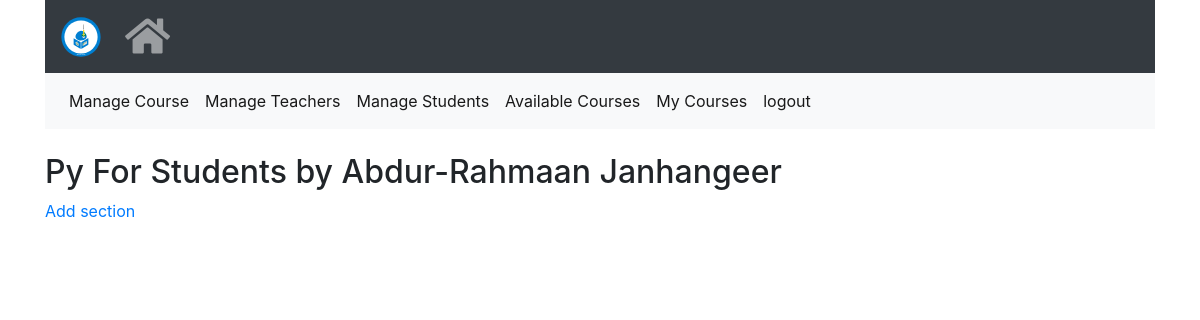
The page /course/view/1 (signed in) on the database as committed earlier.
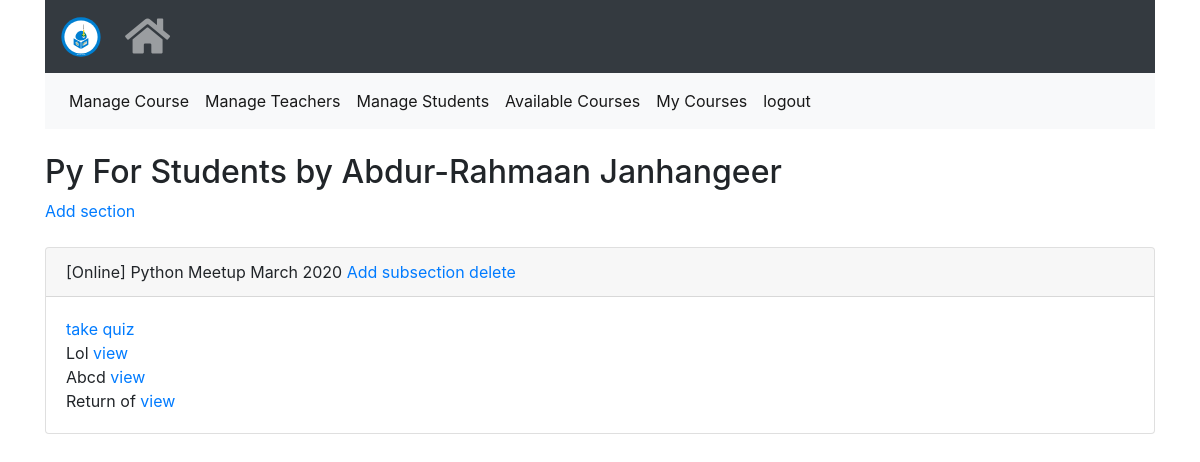
The same page on the database as committed later.
### modules/course/models.py (models this page shows, shortened)
class Course(db.Model):
    __tablename__ = 'courses'
    id = db.Column(db.Integer, primary_key=True)
    name = db.Column(db.String(100))
    created_date = db.Column(db.DateTime, default=datetime.now())
    teacher_id = db.Column(db.Integer, db.ForeignKey('users.id'),
        nullable=False)
    sections = db.relationship('Section', backref='course', lazy=True,
        cascade="all, delete, delete-orphan")
    def delete(self):
        db.session.delete(self)
        db.session.commit()

class Section(db.Model):
    __tablename__ = 'sections'
    id = db.Column(db.Integer, primary_key=True)
    name = db.Column(db.String(100))
    created_date = db.Column(db.DateTime, default=datetime.now())
    course_id = db.Column(db.Integer, db.ForeignKey('courses.id'),
        nullable=False)
    quizzes = db.relationship('Quiz', backref='section', lazy=True,
        cascade="all, delete, delete-orphan")
    sub_sections = db.relationship('SubSection', backref='section', lazy=True,
        cascade="all, delete, delete-orphan")
    def delete(self):
        db.session.delete(self)
        db.session.commit()

class SubSection(db.Model):
    __tablename__ = 'sub_sections'
    id = db.Column(db.Integer, primary_key=True)
    name = db.Column(db.String(100))
    created_date = db.Column(db.DateTime, default=datetime.now())
    section_id = db.Column(db.Integer, db.ForeignKey('sections.id'),
        nullable=False)
    resources = db.relationship('Resource', backref='sub_section', lazy=True,
        cascade="all, delete, delete-orphan")
    def delete(self):
        db.session.delete(self)
        db.session.commit()

### modules/auth/models.py (models this page shows, shortened)
class User(UserMixin, db.Model):
    __tablename__ = 'users'
    id = db.Column(db.Integer, primary_key=True)
    email = db.Column(db.String(100))
    password = db.Column(db.String(128))
    name = db.Column(db.String(120))
    role = db.Column(db.String(120))
    courses = db.relationship("Course",
        secondary=course_subs,
        cascade = "all, delete")# !subs- teacher, students
    def delete(self):
        db.session.delete(self)
        db.session.commit()

### modules/course/view.py (the view)
@course_blueprint.route("/view/<course_id>", methods=['GET', 'POST'])
@login_required
def view(course_id):
    context = base_context()
    course = Course.query.get(course_id)
    context['course'] = course
    context['author'] = User.query.get(course.teacher_id)
    return render_template('course/view_course.html', **context)

### app.py (called while the page is built)
def create_app(config_name):
    app = Flask(__name__)
    configuration = app_config[config_name]
    app.config.from_object(configuration)
    db.init_app(app)
    ma.init_app(app)
    csrf = CSRFProtect(app)
    configure_uploads(app, photos)
    login_manager.init_app(app)
    login_manager.login_view = configuration.LOGIN_VIEW
    login_manager.login_message = configuration.LOGIN_MESSAGE
    @login_manager.user_loader
    def load_user(id):
        return User.query.get(id)
    for module in os.listdir("modules"):
        if module.startswith("__"):
            continue
        mod = importlib.import_module("modules.{}.view".format(module))
        app.register_blueprint(getattr(mod, "{}_blueprint".format(module)))
    @app.route("/")
    def index():
        return redirect(configuration.HOMEPAGE_URL)
    return app

### shopyoapi/enhance.py (called while the page is built)
def base_context():
    base_context = {
        'MESSAGE': '',
        'current_user': current_user
    }
    return base_context.copy()

### modules/course/templates/course/view_course.html (shortened to what this page needs)
{% extends "base/base.html" %}
{% block content %}
{%include 'course/partials/nav.html'%}
<br>
<h2>{{course.name}} by {{author.name}}</h2>
{%if course.teacher_id == current_user.id or current_user.role == 'admin'%}
<div><a href="{{url_for('course.add_section', course_id=course.id)}}">Add section</a></div>
{%endif%}
<br>
{%for section in course.sections%}
    <div class="card">
        <div class="card-header">
            {{section.name}}
            {%if course.teacher_id == current_user.id or current_user.role == 'admin'%}
            <a href="{{url_for('course.add_subsection', section_id=section.id)}}">Add subsection</a>
            <a href="{{url_for('course.delete_section', section_id=section.id)}}">delete</a>
            {%endif%}
        </div>
        <div class="card-body">
            <a href="{{url_for('course.take_quiz', section_id=section.id)}}">take quiz</a><br>
            {%for subsection in section.sub_sections%}
                {{subsection.name}}
                <a href="{{url_for('course.view_subsection', subsection_id=subsection.id)}}">view</a><br>
            {%endfor%}
        </div>
    </div>
    <br>
{%endfor%}
{% endblock %}

### modules/base/templates/base/base.html (shortened to what this page needs)
<!DOCTYPE html>
<html>
<head>
    <link rel="stylesheet" href="/static/bootstrap.min.css">
    <link rel="stylesheet" href="/static/fontawesome/css/all.css">
</head>
<body>
<div class="container">
    <nav class="navbar navbar-expand-sm bg-dark navbar-dark">
      <a class="navbar-brand" href="#">
        <img src="/static/shopyo.svg" width="40" height="40">
      </a>
      <div id="flashed-messages">
    </div>
      <ul class="navbar-nav">
        <li class="nav-item">
          <a class="nav-link" href="/" title="Main Page"><i class="fas fa-home"></i></a>
        </li>
      </ul>
    </nav>
    {% block content %}{% endblock %}
</div>
</body>
</html>

### modules/course/templates/course/partials/nav.html
<nav class="navbar navbar-expand-lg navbar-light bg-light">
  <div class="collapse navbar-collapse" id="navbarSupportedContent">
    <ul class="navbar-nav mr-auto">
      {%if current_user.role == 'admin'%}
      <li class="nav-item active">
        <a class="nav-link" href="{{url_for('course.index')}}">Manage Course</a>
      </li>
      <li class="nav-item active">
        <a class="nav-link" href="{{url_for('teacher.index')}}">Manage Teachers</a>
      </li>
      <li class="nav-item active">
        <a class="nav-link" href="{{url_for('student.index')}}">Manage Students</a>
      </li>
      {%endif%}
      <li class="nav-item active">
        <a class="nav-link" href="{{url_for('course.list')}}">Available Courses</a>
      </li>
      <li class="nav-item active">
        <a class="nav-link" href="{{url_for('course.mycourses')}}">My Courses</a>
      </li>
      <li class="nav-item active">
        <a class="nav-link" href="{{url_for('auth.logout')}}">logout</a>
      </li>
    </ul>
  </div>
</nav>

### modules/base/templates/base/base.html (style rules this page uses)
html { scroll-behavior: smooth; }
.nav-link i { font-size: 40px; }
#flashed-messages { padding: 5px; position: fixed; right: 5px; top: 5px; z-index: 10; height: 300px; overflow-y: scroll; }

Rows that differ between the two databases and show on the page:
added Section: name "[Online] Python Meetup March 2020"
added SubSection: name "Lol"
added SubSection: name "Abcd"
added SubSection: name "Return of"
